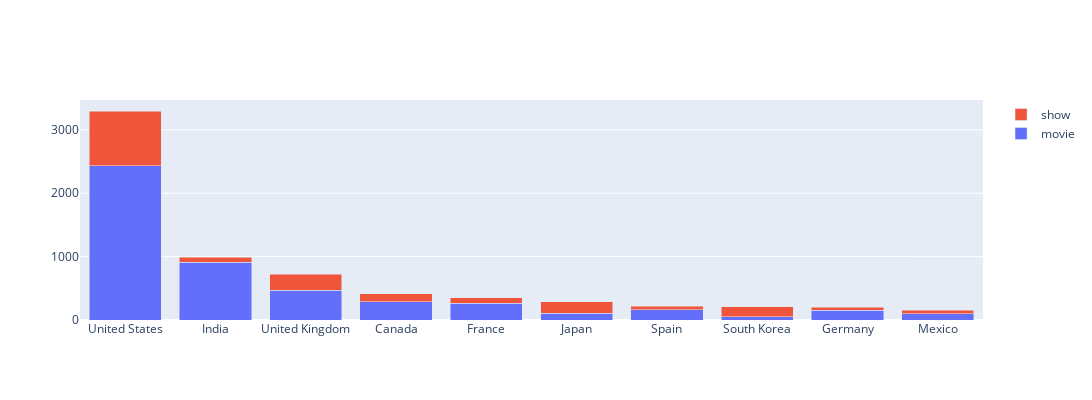
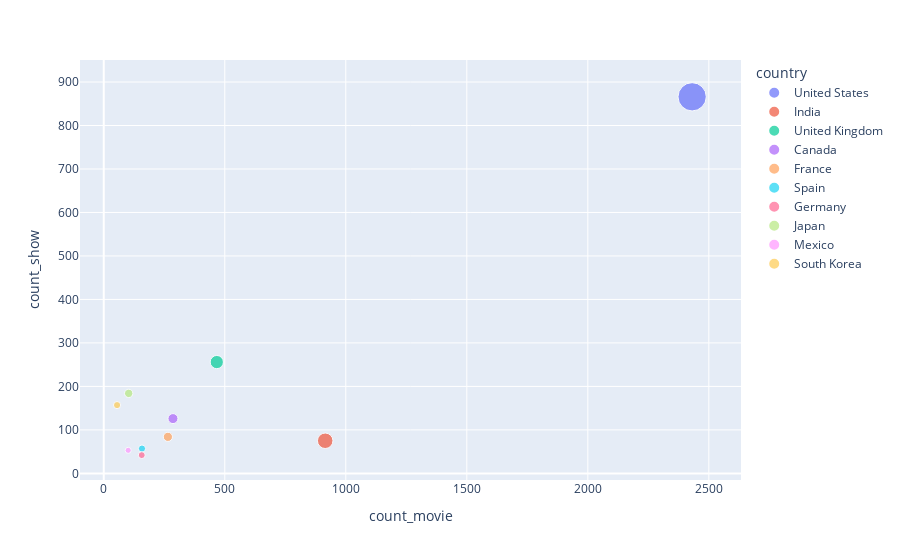

Source (notebook cell) for these figures, in order:
### Code cell
# shows and movies by countries (stack bar, scatter plot)
df_countries_movie_show = df_countries_movie.merge(df_countries_show, on='country', suffixes=('_movie','_show')).fillna(0)
df_plot = df_countries_movie_show[df_countries_movie_show['country'].isin(top10_countries_content)]

fig = go.Figure()
fig.add_trace(go.Bar(x=df_plot.country, y=df_plot['count_movie'],name='movie'))
fig.add_trace(go.Bar(x=df_plot.country, y=df_plot['count_show'],name='show'))
fig.update_layout(barmode='stack',width=1200,height=400,xaxis={'categoryorder':'total descending'})
fig.show()

fig1 = px.scatter(df_plot, x="count_movie", y="count_show", color="country", size=df_plot["count_movie"]+df_plot["count_show"], hover_data=['country'])
fig1.show()

### Figure 1 — Plotly figure (JSON) as saved in the notebook; plotly's stock layout.template omitted (floating-point values rounded to 4 significant figures)
{"data": [{"name": "movie", "type": "bar", "x": ["United States", "India", "United Kingdom", "Canada", "France", "Spain", "Germany", "Japan", "Mexico", "South Korea"], "y": [2431, 915, 467, 286, 265, 158, 157, 103, 101, 55]}, {"name": "show", "type": "bar", "x": ["United States", "India", "United Kingdom", "Canada", "France", "Spain", "Germany", "Japan", "Mexico", "South Korea"], "y": [866, 75, 256, 126, 84, 57, 42, 184, 53, 157]}], "layout": {"barmode": "stack", "height": 400, "width": 1200, "xaxis": {"categoryorder": "total descending"}}}

### Figure 2 — Plotly figure (JSON) as saved in the notebook; plotly's stock layout.template omitted (floating-point values rounded to 4 significant figures)
{"data": [{"customdata": [["United States"]], "hovertemplate": "country=%{customdata[0]}<br>count_movie=%{x}<br>count_show=%{y}<br>size=%{marker.size}<extra></extra>", "legendgroup": "United States", "marker": {"color": "#636efa", "size": [3297], "sizemode": "area", "sizeref": 8.242, "symbol": "circle"}, "mode": "markers", "name": "United States", "orientation": "v", "showlegend": true, "type": "scatter", "x": [2431], "xaxis": "x", "y": [866], "yaxis": "y"}, {"customdata": [["India"]], "hovertemplate": "country=%{customdata[0]}<br>count_movie=%{x}<br>count_show=%{y}<br>size=%{marker.size}<extra></extra>", "legendgroup": "India", "marker": {"color": "#EF553B", "size": [990], "sizemode": "area", "sizeref": 8.242, "symbol": "circle"}, "mode": "markers", "name": "India", "orientation": "v", "showlegend": true, "type": "scatter", "x": [915], "xaxis": "x", "y": [75], "yaxis": "y"}, {"customdata": [["United Kingdom"]], "hovertemplate": "country=%{customdata[0]}<br>count_movie=%{x}<br>count_show=%{y}<br>size=%{marker.size}<extra></extra>", "legendgroup": "United Kingdom", "marker": {"color": "#00cc96", "size": [723], "sizemode": "area", "sizeref": 8.242, "symbol": "circle"}, "mode": "markers", "name": "United Kingdom", "orientation": "v", "showlegend": true, "type": "scatter", "x": [467], "xaxis": "x", "y": [256], "yaxis": "y"}, {"customdata": [["Canada"]], "hovertemplate": "country=%{customdata[0]}<br>count_movie=%{x}<br>count_show=%{y}<br>size=%{marker.size}<extra></extra>", "legendgroup": "Canada", "marker": {"color": "#ab63fa", "size": [412], "sizemode": "area", "sizeref": 8.242, "symbol": "circle"}, "mode": "markers", "name": "Canada", "orientation": "v", "showlegend": true, "type": "scatter", "x": [286], "xaxis": "x", "y": [126], "yaxis": "y"}, {"customdata": [["France"]], "hovertemplate": "country=%{customdata[0]}<br>count_movie=%{x}<br>count_show=%{y}<br>size=%{marker.size}<extra></extra>", "legendgroup": "France", "marker": {"color": "#FFA15A", "size": [349], "sizemode": "area", "sizeref": 8.242, "symbol": "circle"}, "mode": "markers", "name": "France", "orientation": "v", "showlegend": true, "type": "scatter", "x": [265], "xaxis": "x", "y": [84], "yaxis": "y"}, {"customdata": [["Spain"]], "hovertemplate": "country=%{customdata[0]}<br>count_movie=%{x}<br>count_show=%{y}<br>size=%{marker.size}<extra></extra>", "legendgroup": "Spain", "marker": {"color": "#19d3f3", "size": [215], "sizemode": "area", "sizeref": 8.242, "symbol": "circle"}, "mode": "markers", "name": "Spain", "orientation": "v", "showlegend": true, "type": "scatter", "x": [158], "xaxis": "x", "y": [57], "yaxis": "y"}, {"customdata": [["Germany"]], "hovertemplate": "country=%{customdata[0]}<br>count_movie=%{x}<br>count_show=%{y}<br>size=%{marker.size}<extra></extra>", "legendgroup": "Germany", "marker": {"color": "#FF6692", "size": [199], "sizemode": "area", "sizeref": 8.242, "symbol": "circle"}, "mode": "markers", "name": "Germany", "orientation": "v", "showlegend": true, "type": "scatter", "x": [157], "xaxis": "x", "y": [42], "yaxis": "y"}, {"customdata": [["Japan"]], "hovertemplate": "country=%{customdata[0]}<br>count_movie=%{x}<br>count_show=%{y}<br>size=%{marker.size}<extra></extra>", "legendgroup": "Japan", "marker": {"color": "#B6E880", "size": [287], "sizemode": "area", "sizeref": 8.242, "symbol": "circle"}, "mode": "markers", "name": "Japan", "orientation": "v", "showlegend": true, "type": "scatter", "x": [103], "xaxis": "x", "y": [184], "yaxis": "y"}, {"customdata": [["Mexico"]], "hovertemplate": "country=%{customdata[0]}<br>count_movie=%{x}<br>count_show=%{y}<br>size=%{marker.size}<extra></extra>", "legendgroup": "Mexico", "marker": {"color": "#FF97FF", "size": [154], "sizemode": "area", "sizeref": 8.242, "symbol": "circle"}, "mode": "markers", "name": "Mexico", "orientation": "v", "showlegend": true, "type": "scatter", "x": [101], "xaxis": "x", "y": [53], "yaxis": "y"}, {"customdata": [["South Korea"]], "hovertemplate": "country=%{customdata[0]}<br>count_movie=%{x}<br>count_show=%{y}<br>size=%{marker.size}<extra></extra>", "legendgroup": "South Korea", "marker": {"color": "#FECB52", "size": [212], "sizemode": "area", "sizeref": 8.242, "symbol": "circle"}, "mode": "markers", "name": "South Korea", "orientation": "v", "showlegend": true, "type": "scatter", "x": [55], "xaxis": "x", "y": [157], "yaxis": "y"}], "layout": {"legend": {"itemsizing": "constant", "title": {"text": "country"}, "tracegroupgap": 0}, "margin": {"t": 60}, "xaxis": {"anchor": "y", "domain": [0, 1], "title": {"text": "count_movie"}}, "yaxis": {"anchor": "x", "domain": [0, 1], "title": {"text": "count_show"}}}}
